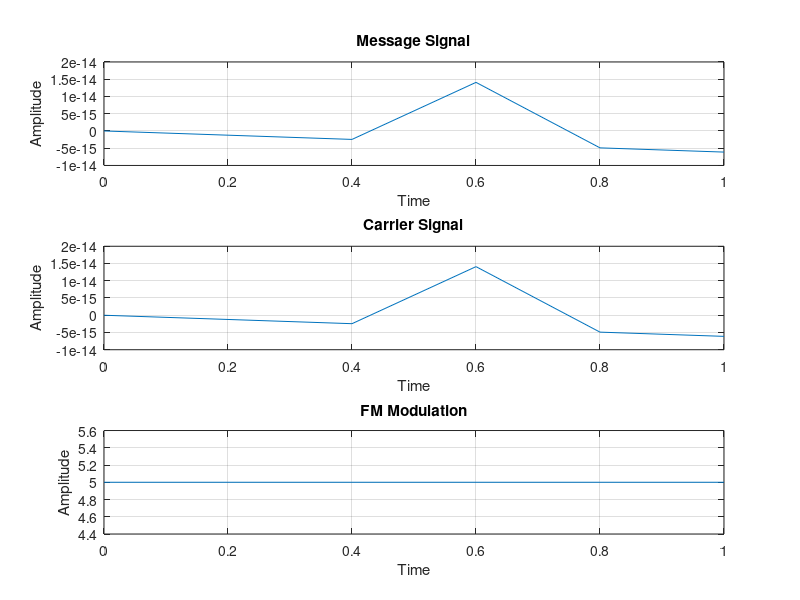

The MATLAB script that drew this image:
%Use the Simulink to model FM modulator and demodulator. The parameters of
%simulation including carrier and message signal frequencies, FM modulator
%sensitivity,and Low Pass filter are setup by a companion MATLAB m-file.
%The carrier frequency is 25Hz and the message signal is 1HZ sine wave. The
%FM modulator sensitivity kf is set at 10 Hz/V. Use the Simulink model for
%the FM modulator

fm=input('Enter friquency of message signal ');
fc=input('Enter friquency of carrier signal ');
Am=input('Enter Amplitude of message signal ');
Ac=input('Enter Amplitude of carrier signal ');
Kf=input('Enter FM modulator sensitivity ');
fs=input('Enter Sammpling period ');
t=0:1/fs:1;         % Time Period
                           
% MESSAGE SIGNAL
Em=Am.*sin(2.*pi.*fm.*t);   % MESSAGE SIGNAL
subplot(311);
plot(t,Em)
xlabel('Time');  
ylabel('Amplitude');
title('Message Signal');
grid on

% CARRIER SIGNAL
Ec=Ac.*sin(2.*pi.*fc.*t);    % CARRIER SIGNAL  
subplot(312);
plot(t,Ec)
xlabel('Time');  
ylabel('Amplitude');
title('Carrier Signal');
grid on

% FM MODULATION
f=Kf.*Am;       %FRIQUENCY DEVIATION
s=Ac.*(cos((2.*pi.*fc.*t)+((f/fm).*sin(2.*pi.*fm.*t))));    % FM MODULATED SIGNAL
subplot(313);
plot(t,s)
xlabel('Time');  
ylabel('Amplitude');
title('FM Modulation');
grid on